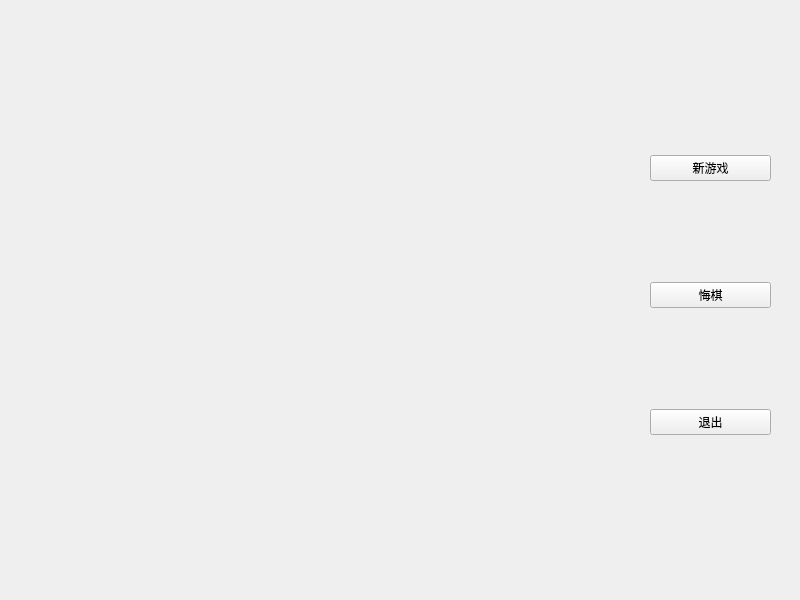
<?xml version="1.0" encoding="UTF-8"?>
<ui version="4.0">
 <class>MainWindow</class>
 <widget class="QMainWindow" name="MainWindow">
  <property name="enabled">
   <bool>true</bool>
  </property>
  <property name="geometry">
   <rect>
    <x>0</x>
    <y>0</y>
    <width>800</width>
    <height>600</height>
   </rect>
  </property>
  <property name="minimumSize">
   <size>
    <width>800</width>
    <height>600</height>
   </size>
  </property>
  <property name="maximumSize">
   <size>
    <width>800</width>
    <height>600</height>
   </size>
  </property>
  <property name="windowTitle">
   <string>MainWindow</string>
  </property>
  <widget class="QWidget" name="centralwidget">
   <widget class="QWidget" name="verticalLayoutWidget">
    <property name="geometry">
     <rect>
      <x>650</x>
      <y>60</y>
      <width>121</width>
      <height>471</height>
     </rect>
    </property>
    <layout class="QVBoxLayout" name="verticalLayout">
     <item>
      <widget class="QPushButton" name="newGameButton">
       <property name="text">
        <string>新游戏</string>
       </property>
      </widget>
     </item>
     <item>
      <widget class="QPushButton" name="undoButton">
       <property name="text">
        <string>悔棋</string>
       </property>
      </widget>
     </item>
     <item>
      <widget class="QPushButton" name="exitButton">
       <property name="text">
        <string>退出</string>
       </property>
      </widget>
     </item>
    </layout>
   </widget>
   <widget class="ChessBoardWidget" name="chessBoard" native="true">
    <property name="geometry">
     <rect>
      <x>70</x>
      <y>40</y>
      <width>500</width>
      <height>500</height>
     </rect>
    </property>
   </widget>
  </widget>
 </widget>
 <customwidgets>
  <customwidget>
   <class>ChessBoardWidget</class>
   <extends>QWidget</extends>
   <header>chessboardwidget.h</header>
   <container>1</container>
  </customwidget>
 </customwidgets>
 <resources/>
 <connections/>
</ui>
